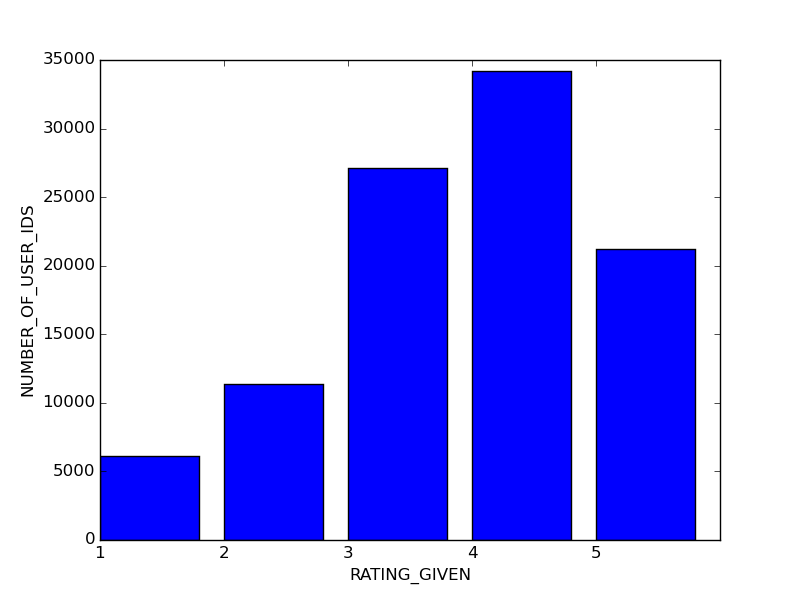

This chart was generated by the following Julia code:
using DataArrays,DataFrames
using PyCall

@pyimport matplotlib.pyplot as plt
@pyimport matplotlib.figure as pyfigure

function main()

  path = "../ml-100k/u.data"
  df = readrel(path,'\t')

  num_ratings = aggregate(df,:rating,length)[:item_id_length]
  ratings = 1:5

  plt.bar(ratings,num_ratings)
  plt.xlabel("RATING_GIVEN")
  plt.ylabel("NUMBER_OF_USER_IDS")
  plt.xticks([1,2,3,4,5])
#   plt.tick_params(axis="x")

#   plt.figure(figsize=(40,10))

  plt.show()

end

function readrel(relpath,delimiter=',')

  base = dirname(@__FILE__)

  if relpath[1] == '/'
    relpathwslash = relpath
  else
    relpathwslash = string("/",relpath)
  end

  path = string(base,relpathwslash)

  df = readtable(path,separator = delimiter)

  names!(df,[:user_id,:item_id,:rating,:timestamp])

  df

end

main()
